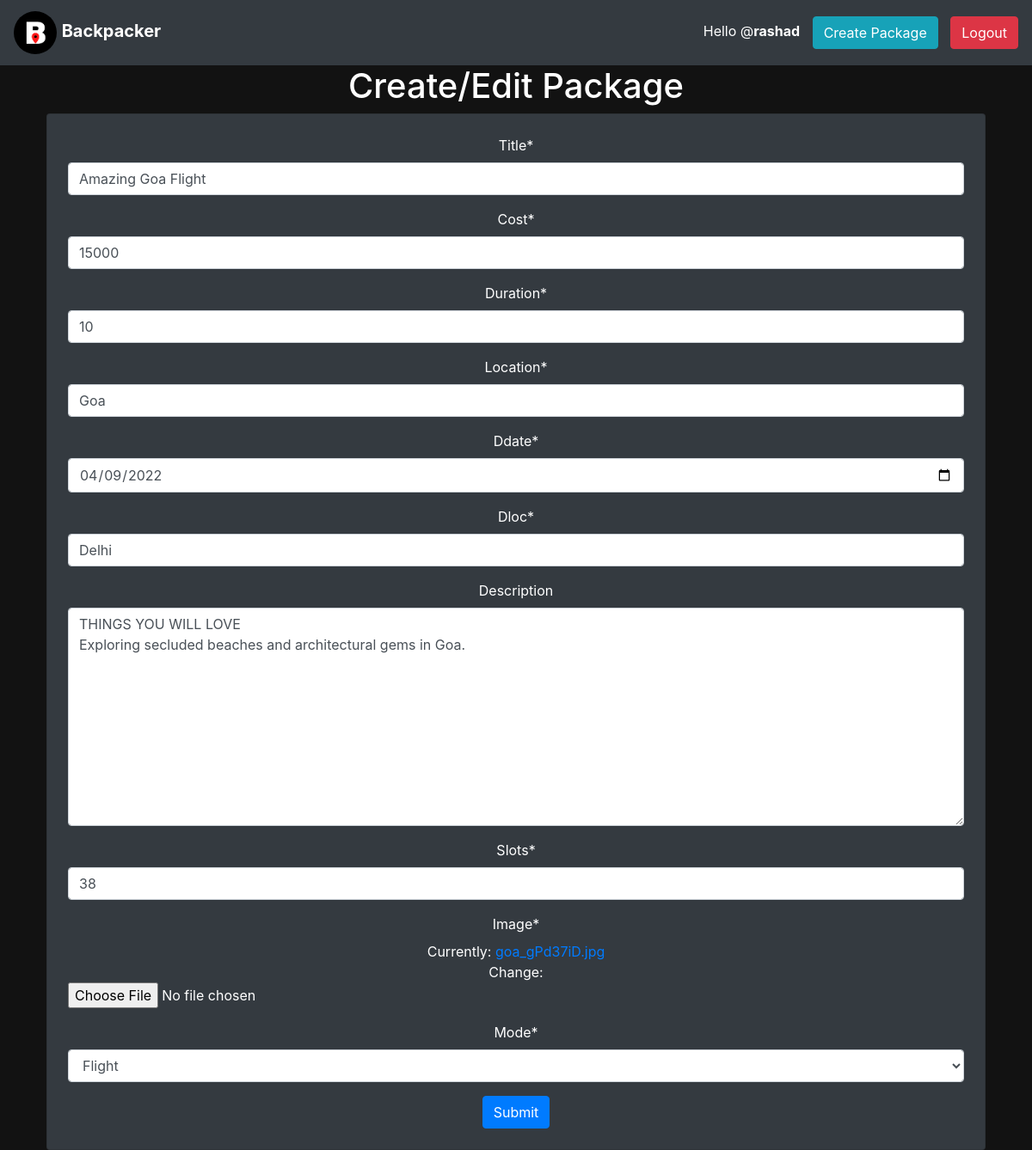
Page /package-edit/9/ (signed in) on the committed database.
### backpacker/models.py (models this page shows, shortened)
class CustomUser(AbstractUser):
    is_agent = models.BooleanField('agent stat', default=False)
    is_customer = models.BooleanField('customer status', default=False)
    phone = models.CharField(max_length=10,default="")
    aadhar_no = models.CharField(max_length=12,default="")
    aadhar_image=models.ImageField(default="B.png")
    REQUIRED_FIELDS = []

class Package(models.Model):
    title = models.CharField(max_length=100)
    agent = models.ForeignKey(Agent, on_delete=models.CASCADE, null=True)
    cost = models.IntegerField()
    duration = models.IntegerField()
    Location = models.CharField(max_length=100)
    ddate = models.DateField(
        validators=[MinValueValidator(datetime.date.today)])
    posteddate = models.DateField(auto_now=True)
    dloc = models.CharField(max_length=300)
    description = models.TextField(null=True, blank=True)
    slots = models.IntegerField(default=2)
    image = models.ImageField(default="B.png")
    users = models.ManyToManyField(
        CustomUser, related_name='participants', blank=True)
    mode = models.CharField(max_length=1, choices=Travel_mode,default="B")
    class Meta:
        ordering = ['-posteddate']

### backpacker/decorators.py (the view)
    def wrap(request, *args, **kwargs):
        user=request.user
        if user.is_agent:
            return view_func(request, *args, **kwargs)
        else:
            messages.error(request, 'you must be an agent')
            return render(request, "backpacker/login.html")

### backpacker/forms.py
class PackageForm(forms.ModelForm):
    class Meta:
        model = Package
        fields = '__all__'
        exclude = ['users','agent']
        widgets = {
            'ddate': DateInput()
        }

### backpacker/views.py (called while the page is built, shortened)
@login_required(login_url='login')
@agent_only
def package_edit(request, pk):
    package = Package.objects.get(id=pk)
    form = PackageForm(request.POST or None,instance=package)
    context = {
        'package': package,
        'form': form
    }
    return render(request, "backpacker/create_package.html", context)

### backpacker/templates/backpacker/create_package.html (shortened to what this page needs)
{% extends 'main.html' %}
{% load crispy_forms_tags %}
{% block content %}
<div class="container px-4 text-white text-center" >
<h1> Create/Edit Package</h1>
<div class="card text-white bg-dark p-4" >
<form method="POST" enctype="multipart/form-data">
{{ form|crispy}}
<button type="submit" class="btn btn-primary">Submit</button>
  </form>
</div>
{% endblock content %}

### templates/main.html (shortened to what this page needs)
{% load static %}
<!DOCTYPE html>
<html lang="en">
  <head>
    <link
      rel="stylesheet"
      href="https://maxcdn.bootstrapcdn.com/bootstrap/4.0.0/css/bootstrap.min.css"
    />
  </head>
  <body style="background-color: #121212">
    <nav class="navbar navbar-dark bg-dark">
    <ul class="nav navbar-nav navbar-left">
    <li>
      <a class="navbar-brand fw-bold" href="{% url 'index' %}">
        <img
          src="{% static 'images/b.png' %}"
          width="50"
          height="50"
          class="d-inline-block align-center rounded-circle"
          alt=""
        />
       <b> Backpacker</b>
      </a>
      </li>
      </ul>
      {% if request.user.is_authenticated %}
      <ul class="nav navbar-nav navbar-right">
      <li class="text-white">
      <span>Hello @<b>{{request.user.username}}</b></span>
      {% if  request.user.is_agent is True and  not 'create' in request.path  %}
      <a href="{% url 'create' %}" class="link-dark">
          <button type="button" class="btn btn-info"style="margin:10px;">Create Package</button>
        </a>
        {% endif %}
        <a href="{% url 'logout' %}" class="link-dark">
          <button type="button" class="btn btn-danger">Logout</button>
        </a>
        </li>
      </ul>
      {% endif %}
    </nav>
    {% block content %} {% endblock %}
  </body>
</html>

### rows in the picture
CustomUser: user.username "rashad"
Package: title "Amazing Goa Flight", cost "15000", duration "10", Location "Goa", ddate "04/09/2022", dloc "Delhi", description "THINGS YOU WILL LOVE Exploring secluded beaches and architectural gems in Goa.", slots "38", mode "Flight"
